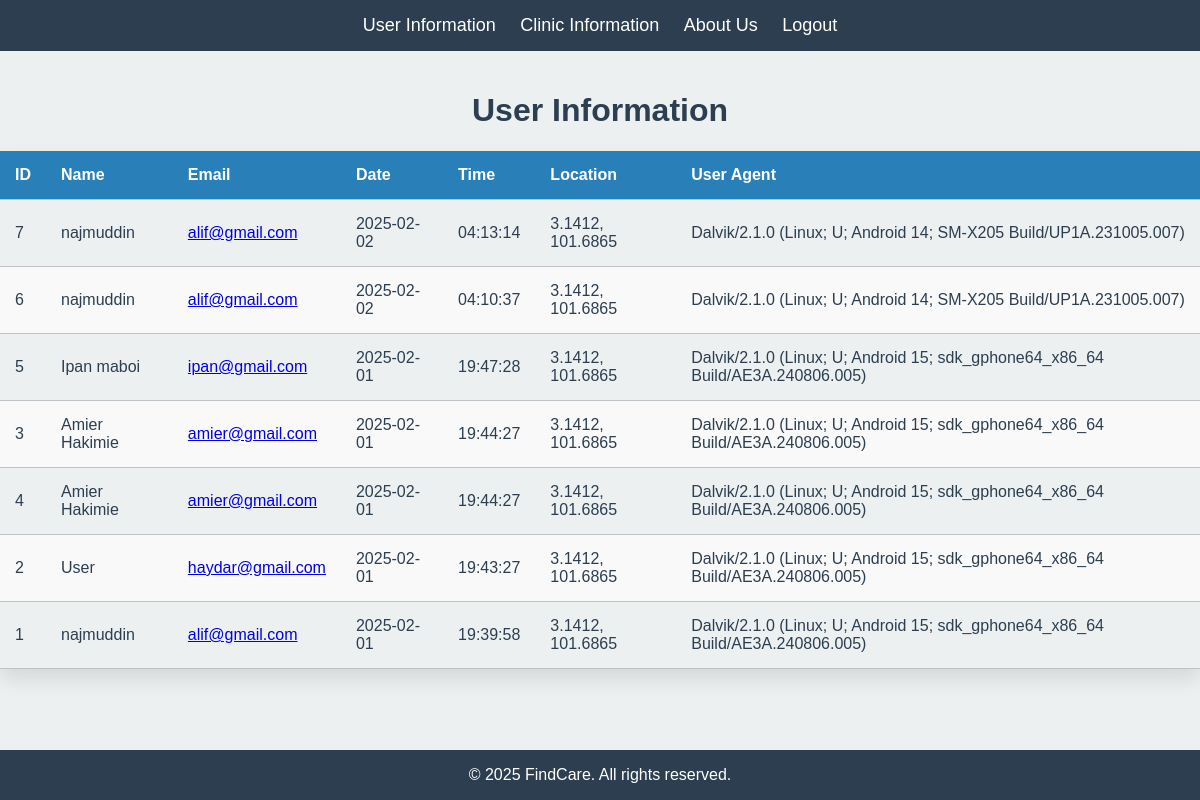
Page /view.php (signed in) on the committed database.
### tables this page shows
CREATE TABLE `user_data` (
  `id` int(11) NOT NULL,
  `name` varchar(255) DEFAULT NULL,
  `email` varchar(255) DEFAULT NULL,
  `date` date DEFAULT NULL,
  `time` time DEFAULT NULL,
  `location` varchar(255) DEFAULT NULL,
  `userAgent` text DEFAULT NULL,
  `createdAt` timestamp NOT NULL DEFAULT current_timestamp()
);

### view.php (the view, shortened to what this page needs)
<?php
require_once('db.php');
$query = "SELECT * FROM user_data ORDER BY createdAt DESC";
$result = mysqli_query($link, $query);
?>
<!DOCTYPE html>
<html lang="en">
<head>
</head>
<body>
    <div class="header">
        <a href="view.php">User Information</a>
        <a href="clinic.php">Clinic Information</a>
        <a href="aboutus.php">About Us</a>
        <a href="logout.php">Logout</a>
    </div>
    <h1 style="text-align:center; padding-top: 20px;">User Information</h1>
    <table>
        <thead>
            <tr>
                <th>ID</th>
                <th>Name</th>
                <th>Email</th>
                <th>Date</th>
                <th>Time</th>
                <th>Location</th>
                <th>User Agent</th>
            </tr>
        </thead>
        <tbody>
            <?php while ($row = mysqli_fetch_assoc($result)) { ?>
            <tr>
                <td><?= htmlspecialchars($row['id']) ?></td>
                <td><?= htmlspecialchars($row['name']) ?></td>
                <td><a href="mailto:<?= htmlspecialchars($row['email']) ?>"><?= htmlspecialchars($row['email']) ?></a></td>
                <td><?= htmlspecialchars($row['date']) ?></td>
                <td><?= htmlspecialchars($row['time']) ?></td>
                <td><?= htmlspecialchars($row['location']) ?></td>
                <td><?= htmlspecialchars($row['userAgent']) ?></td>
            </tr>
            <?php } ?>
        </tbody>
    </table>
    <div class="footer">
        <p>&copy; 2025 FindCare. All rights reserved.</p>
    </div>
</body>
</html>

### view.php (style rules this page uses)
body { font-family: Arial, sans-serif; background-color: #ECF0F1; color: #2C3E50; margin: 0; padding: 0; }
.header { background-color: #2C3E50; padding: 15px; text-align: center; color: white; }
.header a { color: white; margin: 0 10px; text-decoration: none; font-size: 18px; }
table { width: 100%; margin-top: 20px; border-collapse: collapse; background-color: white; border-radius: 8px; box-shadow: 0 10px 20px rgba(0, 0, 0, 0.1); }
th, td { padding: 15px; text-align: left; border-bottom: 1px solid #BDC3C7; }
th { background-color: #2980B9; color: white; }
td { background-color: #ECF0F1; color: #2C3E50; }
tr:nth-child(even) td { background-color: #F9F9F9; }
.footer { background-color: #2C3E50; color: white; text-align: center; padding: 10pd; position: fixed; width: 100%; bottom: 0; }

### rows in the picture
user_data: id "7", name "najmuddin", email "alif@gmail.com", date "2025-02-02", time "04:13:14", location "3.1412, 101.6865", userAgent "Dalvik/2.1.0 (Linux; U; Android 14; SM-X205 Build/UP1A.231005.007)"
user_data: id "6", name "najmuddin", email "alif@gmail.com", date "2025-02-02", time "04:10:37", location "3.1412, 101.6865", userAgent "Dalvik/2.1.0 (Linux; U; Android 14; SM-X205 Build/UP1A.231005.007)"
user_data: id "5", name "Ipan maboi", email "ipan@gmail.com", date "2025-02-01", time "19:47:28", location "3.1412, 101.6865", userAgent "Dalvik/2.1.0 (Linux; U; Android 15; sdk_gphone64_x86_64 Build/AE3A.240806.005)"
user_data: id "3", name "Amier Hakimie", email "amier@gmail.com", date "2025-02-01", time "19:44:27", location "3.1412, 101.6865", userAgent "Dalvik/2.1.0 (Linux; U; Android 15; sdk_gphone64_x86_64 Build/AE3A.240806.005)"
user_data: id "4", name "Amier Hakimie", email "amier@gmail.com", date "2025-02-01", time "19:44:27", location "3.1412, 101.6865", userAgent "Dalvik/2.1.0 (Linux; U; Android 15; sdk_gphone64_x86_64 Build/AE3A.240806.005)"
user_data: id "2", name "User", email "haydar@gmail.com", date "2025-02-01", time "19:43:27", location "3.1412, 101.6865", userAgent "Dalvik/2.1.0 (Linux; U; Android 15; sdk_gphone64_x86_64 Build/AE3A.240806.005)"
user_data: id "1", name "najmuddin", email "alif@gmail.com", date "2025-02-01", time "19:39:58", location "3.1412, 101.6865", userAgent "Dalvik/2.1.0 (Linux; U; Android 15; sdk_gphone64_x86_64 Build/AE3A.240806.005)"
